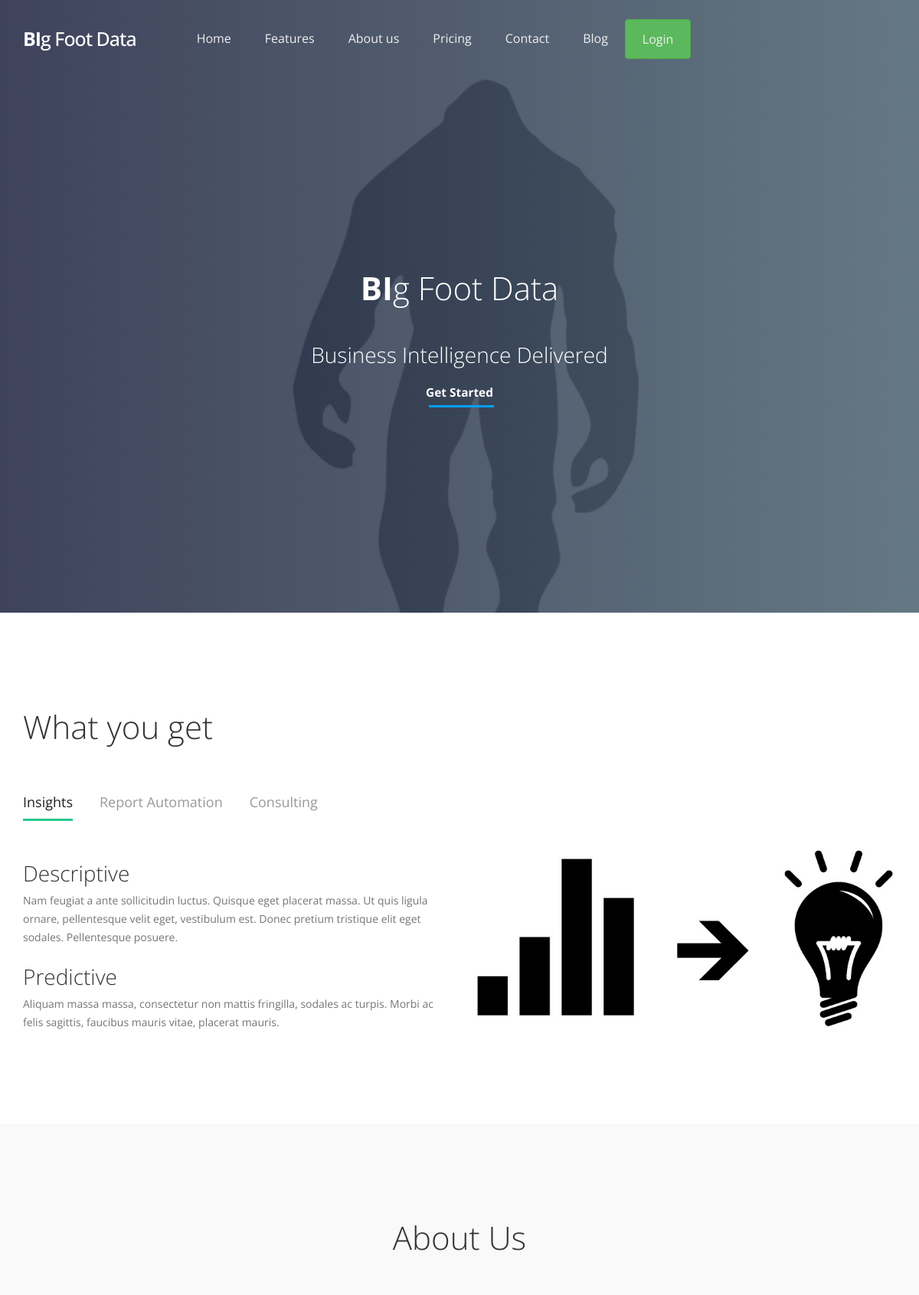
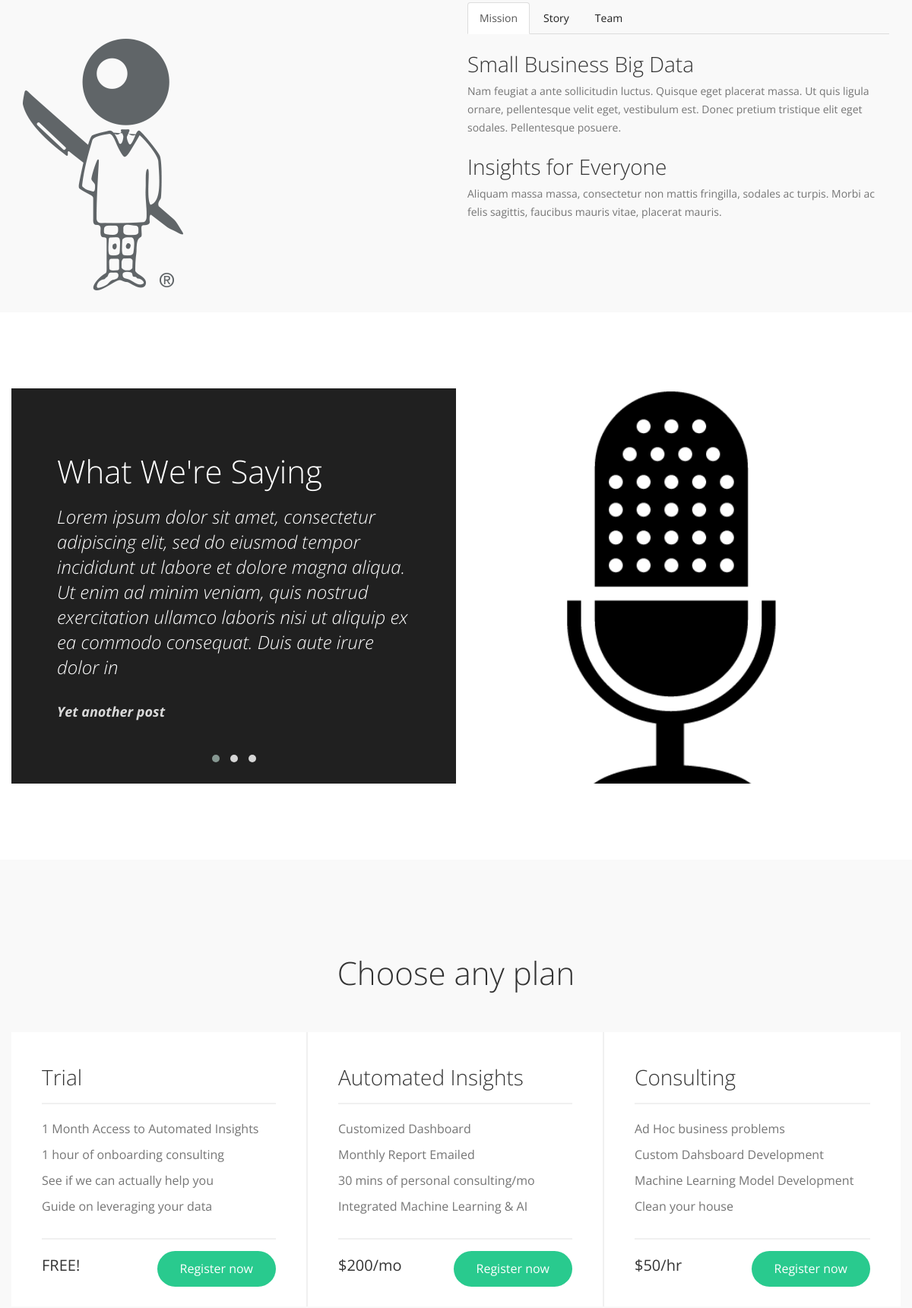
/home/ (upper part), run on the app's committed database (2 pictures, top to bottom).
### blog/models.py (models this page shows, shortened)
class Post(models.Model):
	author = models.ForeignKey('auth.User',on_delete=models.CASCADE)
	title = models.CharField(max_length=200)
	short_text = models.CharField(max_length=256)
	text = models.TextField()
	created_date = models.DateTimeField(default=timezone.now())
	published_date = models.DateTimeField(blank=True,null=True)

### landingpage/views.py (the view)
# urls.py: 2. Add a URL to urlpatterns:  path('', views.home, name='home')
def home(request):
	form = ContactForm()
	posts = Post.objects.order_by('-published_date')[:3]
	if request.method == "POST":
		form = ContactForm(request.POST)
		if form.is_valid():
			form.save(commit=True)
	return render(request, 'landingpage/index.html',{'posts':posts, 'form':form})

### landingpage/templates/landingpage/index.html (shortened to what this page needs)
{% load static %}
<!DOCTYPE html>
<html lang="en">
<head>
     <link rel="stylesheet" href="{% static 'css/bootstrap.min.css' %}">
     <link rel="stylesheet" href="{% static 'css/owl.carousel.css' %}">
     <link rel="stylesheet" href="{% static 'css/owl.theme.default.min.css' %}">
     <link rel="stylesheet" href="{% static 'css/font-awesome.min.css' %}">
     <link rel="stylesheet" href="{% static 'css/tooplate-style.css' %}">
</head>
<body>
     <section class="navbar custom-navbar navbar-fixed-top" role="navigation">
          <div class="container">
               <div class="navbar-header">
                    <a href="{% url 'landing:home' %}" class="navbar-brand"><strong>BI</strong>g Foot Data</a>
               </div>
               <div class="collapse navbar-collapse">
                    <ul class="nav navbar-nav">
                         <li><a href="#home" class="smoothScroll">Home</a></li>
                         <li><a href="#feature" class="smoothScroll">Features</a></li>
                         <li><a href="#about" class="smoothScroll">About us</a></li>
                         <li><a href="#pricing" class="smoothScroll">Pricing</a></li>
                         <li><a href="#contact" class="smoothScroll">Contact</a></li>
                         <li><a href=" {% url 'myblog:post_list' %}" class="smoothScroll">Blog</a></li>
                         <li style='color:white'><a href="{% url 'login' %} " class="btn btn-success">Login</a></li>
                    </ul>
               </div>
          </div>
     </section>
     <section id="home" data-stellar-background-ratio="0.5">
          <div class="overlay"></div>
          <div class="container">
               <div class="row">
                    <div class="col-md-offset-3 col-md-6 col-sm-12">
                         <div class="home-info">
                              <h1><strong>BI</strong>g Foot Data</h1>
                              <h2 style="color:white">Business Intelligence Delivered</h2>
                              <div class="svg-wrapper">
                                   <svg height="40" width="150" xmlns="http://www.w3.org/2000/svg">
                                        <rect id="shape" height="40" width="150" />
                                             <div id="text">
                                             <a href="#contact" class="smoothScroll"><span class="spot"></span><strong>Get Started</strong></a>
                                             </div>
                                   </svg>
                              </div>
                         </div>
                    </div>
               </div>
          </div>
     </section>
     <section id="feature" data-stellar-background-ratio="0.5">
          <div class="container">
               <div class="row">
                    <div class="col-md-12 col-sm-12">
                         <div class="section-title">
                              <h1>What you get</h1>
                         </div>
                    </div>
                    <div class="col-md-6 col-sm-6">
                         <ul class="nav nav-tabs" role="tablist">
                              <li class="active"><a href="#tab01" aria-controls="tab01" role="tab" data-toggle="tab">Insights</a></li>
                              <li><a href="#tab02" aria-controls="tab02" role="tab" data-toggle="tab">Report Automation</a></li>
                              <li><a href="#tab03" aria-controls="tab03" role="tab" data-toggle="tab">Consulting</a></li>
                         </ul>
                         <div class="tab-content">
                              <div class="tab-pane active" id="tab01" role="tabpanel">
                                   <div class="tab-pane-item">
                                        <h2>Descriptive</h2>
                                        <p>Nam feugiat a ante sollicitudin luctus. Quisque eget placerat massa. Ut quis ligula ornare, pellentesque velit eget, vestibulum est. Donec pretium tristique elit eget sodales. Pellentesque posuere.</p>
                                   </div>
                                   <div class="tab-pane-item">
                                        <h2>Predictive</h2>
                                        <p>Aliquam massa massa, consectetur non mattis fringilla, sodales ac turpis. Morbi ac felis sagittis, faucibus mauris vitae, placerat mauris.</p>
                                   </div>
                              </div>
                         </div>
                    </div>
                    <div class="col-md-6 col-sm-6">
                         <div class="feature-image">
                              <img src="{% static 'images/insights.jpg' %}" class="img-responsive" alt="Thin Laptop">
                         </div>
                    </div>
               </div>
          </div>
     </section>
     <section id="about" data-stellar-background-ratio="0.5">
          <div class="container">
               <div class="row">
                    <div class="col-md-12 col-sm-12">
                         <div class="section-title">
                              <h1>About Us</h1>
                         </div>
                    </div>
                        <div class="col-md-6 col-sm-6">
                         <div class="feature-image">
                              <img src="{% static 'images/bicboy.png' %}" class="img-responsive" alt="Thin Laptop">
                         </div>
                    </div>
                    <div class="col-md-6 col-sm-6">
                         <ul class="nav nav-tabs" role="tablist">
                              <li class="active"><a href="#tab04" aria-controls="tab03" role="tab" data-toggle="tab">Mission</a></li>
                              <li><a href="#tab05" aria-controls="tab04" role="tab" data-toggle="tab">Story</a></li>
                              <li><a href="#tab06" aria-controls="tab05" role="tab" data-toggle="tab">Team</a></li>
                         </ul>
                         <div class="tab-content">
                              <div class="tab-pane active" id="tab04" role="tabpanel">
                                   <div class="tab-pane-item">
                                        <h2>Small Business Big Data</h2>
                                        <p>Nam feugiat a ante sollicitudin luctus. Quisque eget placerat massa. Ut quis ligula ornare, pellentesque velit eget, vestibulum est. Donec pretium tristique elit eget sodales. Pellentesque posuere.</p>
                                   </div>
                                   <div class="tab-pane-item">
                                        <h2>Insights for Everyone</h2>
                                        <p>Aliquam massa massa, consectetur non mattis fringilla, sodales ac turpis. Morbi ac felis sagittis, faucibus mauris vitae, placerat mauris.</p>
                                   </div>
                              </div>
                         </div>
                    </div>
               </div>
          </div>
     </section>
     <section id="testimonial" data-stellar-background-ratio="0.5">
          <div class="container">
               <div class="row">
                    <div class="col-md-6 col-sm-12">
                         <div class="testimonial-info">
                              <div class="section-title">
                                   <h1>What We're Saying</h1>
                              </div>
                              <div class="owl-carousel owl-theme">
                                   <div class="item">
                                        <h3> <a class='blogshort' href = "{% url 'myblog:post_detail' pk=posts.0.pk %}"> {{ posts.0.short_text }}</a> <h3>
                                        <div class="testimonial-item">
                                             <h4> <strong> {{ posts.0.title}} </strong> </h4>
                                        </div>
                                   </div>
                              </div>
                         </div>
                    </div>
                        <div class="col-md-6 col-sm-12">
                         <div class="testimonial-image"></div>
                    </div>
               </div>
          </div>
     </section>
     <section id="pricing" data-stellar-background-ratio="0.5">
          <div class="container">
               <div class="row">
                    <div class="col-md-12 col-sm-12">
                         <div class="section-title">
                              <h1>Choose any plan</h1>
                         </div>
                    </div>
                         <div class="col-md-4 col-sm-6">
                         <div class="pricing-thumb">
                             <div class="pricing-title">
                                  <h2>Trial</h2>
                             </div>
                             <div class="pricing-info">
                                   <p>1 Month Access to Automated Insights</p>
                                   <p>1 hour of onboarding consulting</p>
                                   <p>See if we can actually help you</p>
                                   <p>Guide on leveraging your data </p>
                             </div>
                             <div class="pricing-bottom">
                                   <span class="pricing-dollar">FREE!</span>
                                   <a href="#" class="section-btn pricing-btn">Register now</a>
                             </div>
                         </div>
                    </div>
                    <div class="col-md-4 col-sm-6">
                         <div class="pricing-thumb">
                             <div class="pricing-title">
                                  <h2>Automated Insights</h2>
                             </div>
                             <div class="pricing-info">
                                   <p>Customized Dashboard</p>
                                   <p>Monthly Report Emailed</p>
                                   <p>30 mins of personal consulting/mo</p>
                                   <p>Integrated Machine Learning & AI </p>
                             </div>
                             <div class="pricing-bottom">
                                   <span class="pricing-dollar">$200/mo</span>
                                   <a href="#" class="section-btn pricing-btn">Register now</a>
                             </div>
                         </div>
                    </div>
                    <div class="col-md-4 col-sm-6">
                         <div class="pricing-thumb">
                             <div class="pricing-title">
                                  <h2>Consulting</h2>
                             </div>
                             <div class="pricing-info">
                                   <p>Ad Hoc business problems</p>
                                   <p>Custom Dahsboard Development</p>
                                   <p> Machine Learning Model Development </p>
                                   <p> Clean your house </p>
                             </div>
                             <div class="pricing-bottom">
                                   <span class="pricing-dollar">$50/hr</span>
                                   <a href="#" class="section-btn pricing-btn">Register now</a>
                             </div>
                         </div>
                    </div>
               </div>
          </div>
     </section>
</body>
</html>

### data on the page
Post: short_text "Lorem ipsum dolor sit amet, consectetur adipiscing elit, sed do eiusmod tempor incididunt ut labore et dolore magna aliqua. Ut enim ad minim veniam, quis nostrud exercitation ullamco laboris nisi ut aliquip ex ea commodo consequat. Duis aute irure dolor in", title "Yet another post"
